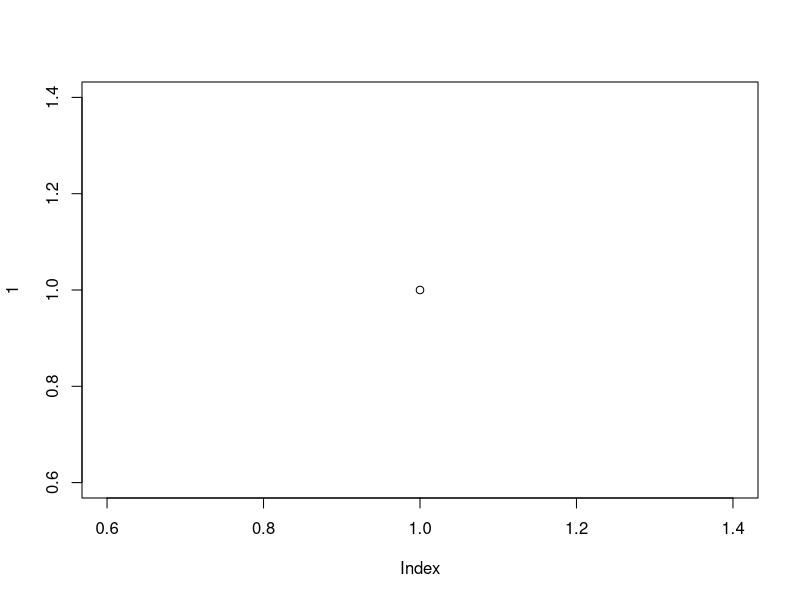
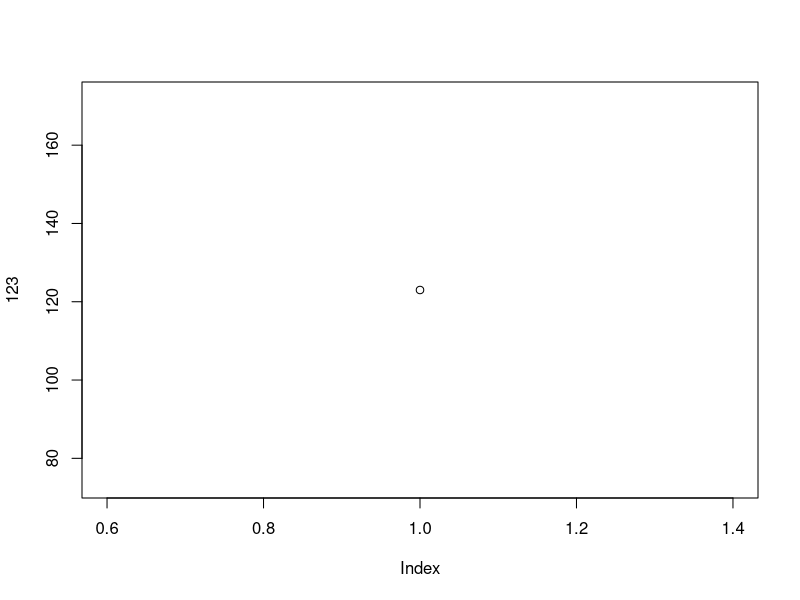

R code for these plots, in order: (Note: this script raises an error after producing the figures.)
### https://jennybc.github.io/2014-05-12-ubc/ubc-r/session03_git.html


plot(1)

plot(123)

library(ggplot2)

write.csv(c(1), "./dataderived/tmp.csv")

plot(4567)

